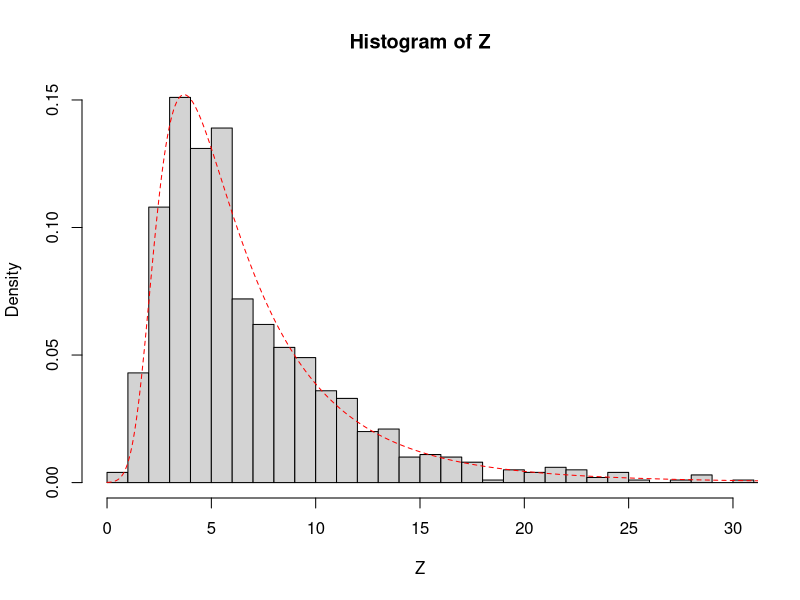

The R source for this figure:
## ---- chunk 1
knitr::opts_chunk$set(echo = TRUE)
options(scipen = 999)
## ---- chunk 2
P <- function(x) {
	if (x %in% c(1:6)) {
		return(1 / 6)
	} else {
		return(0)
	}
}

S2 <- function(x, verbose = F) {
	total <- 0
	for (k in 0:x) {
		total <- total + (P(k) * P(x - k))

		if (verbose) {
			print(paste0("x=", x))
			print(paste0("k=", k, ", P(k)=", P(k)))
			print(paste0("x-k=", x-k, ", P(x-k)=", P(x-k)))
			print(paste0("P(k)P(x-k)=", P(k) * P(x - k)))
			print(paste0("total=", total))
		}
	}
	return(total)
}
    
S3 <- function(x) {
	total <- 0
	for (k in 0:x) {
		prob <- S2(k) * P(x - k)
		total <- total + prob
	}
	return(total)
}

# part a
total <- 0
for (i in 1:9) {
	total <- total + S3(i)
}

1 - total

# part b
total <- 0
for (i in 0:((3 * 6) - 1)) {
	if (i %% 2 == 1) {
		total <- total + S3(i)
	}
}

1 - total
## ---- chunk 3
f.X <- function(x) dnorm(x,1,0.5)        # normal (mu=1.5, sigma=0.5)
f.Y <- function(y) dlnorm(y,1.5, 0.75)   # log-normal (mu=1.5, sigma=0.75)
# convolution integral
f.Z <- function(z) integrate(function(x,z) f.Y(z-x)*f.X(x),-Inf,Inf,z)$value
f.Z <- Vectorize(f.Z)                    # need to vectorize the resulting fn.

set.seed(1)                              # for reproducible example
X <- rnorm(1000,1,0.5)
Y <- rlnorm(1000,1.5,0.75)
Z <- X + Y
# compare the methods
hist(Z,freq=F,breaks=50, xlim=c(0,30))
z <- seq(0,50,0.01)
lines(z,f.Z(z),lty=2,col="red")
